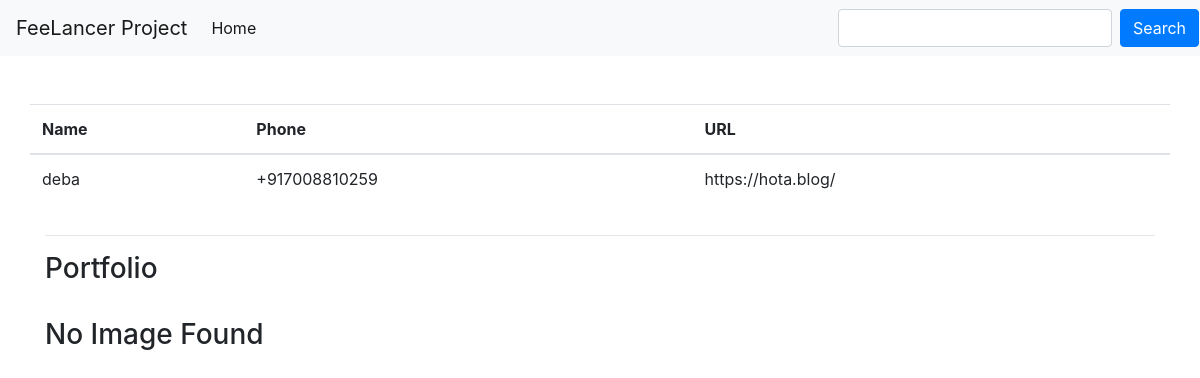
Page /images/3/ on the committed database.
### freelancer_profile/models.py (models this page shows)
class Freelancer(models.Model):
    name = models.CharField(_("Name"), max_length=50)
    url = models.URLField(_("URL"), max_length=200)
    phone = PhoneNumberField()
    created = models.DateTimeField(auto_now_add=True)
    modified = models.DateTimeField(auto_now=True)

### freelancer_profile/views.py (the view)
# urls.py: path("images/<int:id>/", view=get_behance_images, name="get_image"),
def get_behance_images(request,id):
    options = Options()
    options.headless = True
    options.add_argument("--window-size=1920,1080")
    driver = webdriver.Chrome(options=options)
    user = get_object_or_404(Freelancer,pk=id)
    img_urls =  set()
    driver.get(user.url)
    all_images = driver.find_elements_by_xpath('//div[@class="Cover-content-2R2"]/img')
    for actual_image in all_images:
        if actual_image.get_attribute('src') and 'https' in actual_image.get_attribute('src'):
            img_urls.add(actual_image.get_attribute('src'))
    print(all_images)
    driver.close()
    context = {
        'freelancer' : user,
        'all_images' : img_urls,
     }
    return render(request, 'freelancer_profile/get_images.html', context=context)

### templates/freelancer_profile/get_images.html
{% extends "base.html" %}
{% load crispy_forms_tags %}
{% block content %}
<div class="row mt-5">
        <table class="table">
        <thead>
            <tr>
            <th scope="col">Name</th>
            <th scope="col">Phone</th>
            <th scope="col">URL</th>
            </tr>
        </thead>
        <tbody>
                <tr>
                    <td>{{freelancer.name}}</td>
                    <td>{{freelancer.phone}}</td>
                    <td>{{freelancer.url}}</td>
                </tr>
        </tbody>
        </table>
</div>
<hr>
<div>
    <h3>Portfolio</h3>
    <div class="d-flex flex-wrap pt-4">
        <br>
        {% if all_images %}
            {% for imagelink in all_images %}
            <img src="{{imagelink}}" alt="" class="img-thumbnail">
            {% endfor %}
        {% else %}
            <h3>No Image Found</h3>
        {% endif %}
    </div>
</div>
{% endblock content %}

### rows in the picture
Freelancer: name "deba", phone "+917008810259", url "https://hota.blog/"
